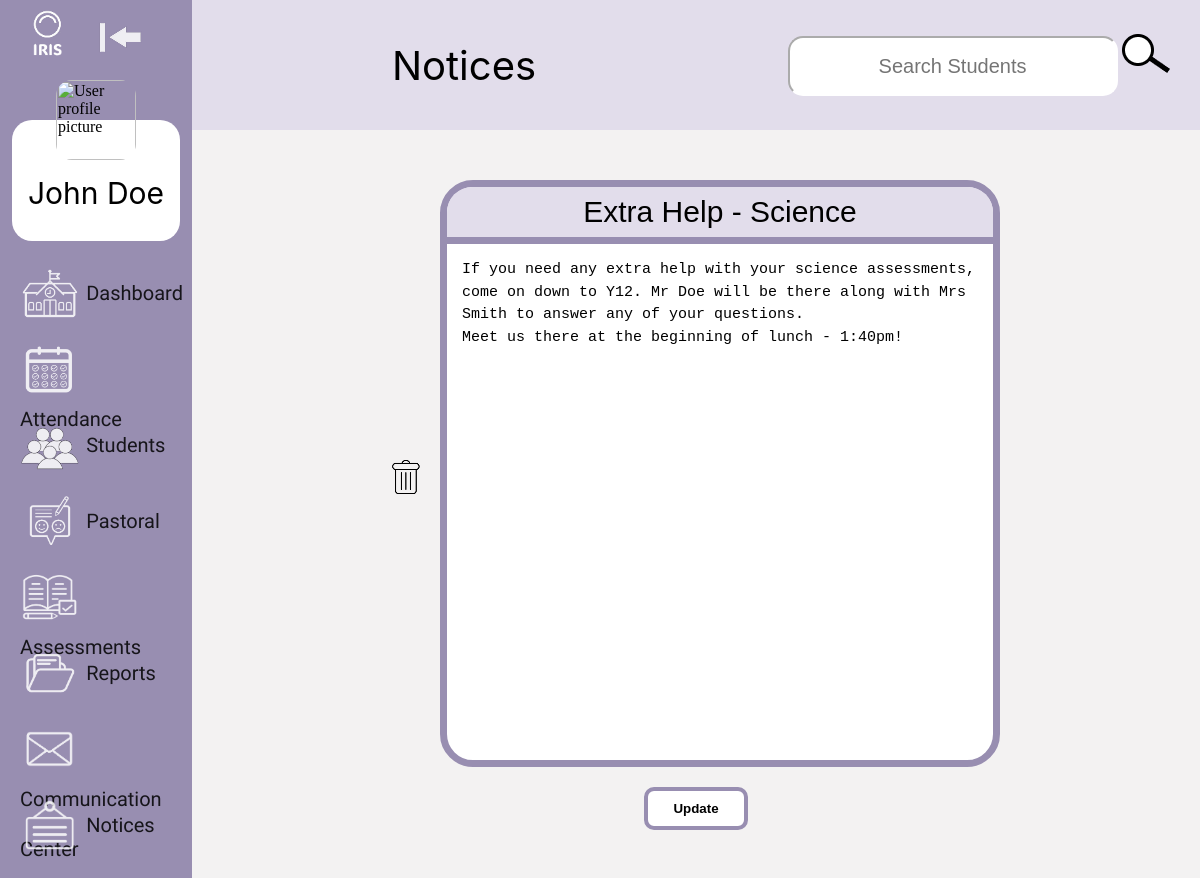
Page /editNotice/3 (signed in) on the committed database.
### website/models.py (models this page shows)
class User(db.Model, UserMixin):
    __tablename__ = 'user'
    id = db.Column(db.Integer, primary_key=True)
    role = db.Column(db.String(20), nullable=False)
    name = db.Column(db.String(50), nullable=False)
    email = db.Column(db.String(120), unique=True, nullable=False)
    password = db.Column(db.String(50))
    gender = db.Column(db.String(15))
    phone_number = db.Column(db.Integer, nullable=True)
    address = db.Column(db.String(255))
    profile = db.Column(db.LargeBinary, nullable=True)
    enrolled_at = db.Column(db.DateTime, default=db.func.current_timestamp())

class notice(db.Model):
    id = db.Column(db.Integer, primary_key=True)
    target = db.Column(db.String(1), nullable=True)
    target_id = db.Column(db.Integer, nullable=True)
    title = db.Column(db.String(50))
    author = db.Column(db.Integer, nullable=True)
    note = db.Column(db.Text, nullable=True)
    created_at = db.Column(db.DateTime, default=datetime.utcnow)

### website/views.py (the view)
@views.route("/editNotice/<int:id>", methods=["GET", "POST"])
def editNotice(id):
    noticeToEdit = notice.query.get(id) #Reading the notice to be edited
    if noticeToEdit.author != current_user.id:
        flash("You are not authorized to edit this notice.", category="error")
        return redirect(url_for("views.viewNotice")) #Takes user back to the notice page
    if request.method == "POST":
        noticeToEdit.title = request.form.get("title")
        noticeToEdit.note = request.form.get("note")
        db.session.commit() #Committing the changes to the database
        return redirect(url_for("views.viewNotice")) #Takes user back to the notice page
    return render_template("editNotice.html", notices=noticeToEdit, user=current_user)

### website/templates/editNotice.html (shortened to what this page needs)
<link rel="stylesheet" href="{{ url_for('static', filename='css/editNotice.css') }}">
{% extends "navBase.html" %}
{% block pageName %}Notices{% endblock %}
{% block content %}
<div class="editNoticeContainer">
    <div class="iconColumn">
        <form method="POST" action="/deleteNotice">
            <button type="submit" class="deleteIcon">
                <img src="{{ url_for('static', filename='images/icons/deleteBin.png') }}" alt="Bin icon">
            </button>
        </form>
    </div>
    <div class="noticeBox">
        <div class="noticeForm">
            <form method="POST" id="formID" action="{{ url_for('views.editNotice', id=notices.id) }}">
                <input class="inputNoticeTitle" id="titleInput" type="text" name="title" value="{{ notices.title }}">
                <textarea class="inputNoticeContent" id="contentInput" name="note">{{ notices.note }}</textarea>
            </form>
        </div>
    </div>
    <div class="buttonContainer">
        <input type="submit" form="formID" class="uploadButton" value="Update">
    </div>
</div>
{% endblock %}

### website/templates/navBase.html (shortened to what this page needs)
<!DOCTYPE html>
<html>
    <head>
        <link rel="stylesheet" href="{{ url_for('static', filename='css/navBase.css') }}">
    </head>
    <body>
        <div class="container">
            <div id="mySideNav" class="sideNav">
                <img class="irisLogo" src="{{ url_for('static', filename='images/icons/whiteIrisLogo.png') }}" alt="IRIS logo">
                <a href="javascript:void(0)" class="navToggleBtn" onclick="toggleNav()"><img src="{{ url_for('static', filename='images/icons/closeNav.png') }}"></a>
                <div class="userProfile">
                    <img class="userProfileImg" src="{{ url_for('views.getProfileImage', user_id=user.id) }}" alt="User profile picture">
                    <div class="userName">{{user.name}}</div>
                </div>
                <a href="/dashboard" class="navItem"><img class="navIcon" src="{{ url_for('static', filename='images/icons/dashboard.png') }}" alt="Dashboard icon">
                    <span>Dashboard</span>
                </a>
                <a href="/attendanceLanding" class="navItem"><img class="navIcon" src="{{ url_for('static', filename='images/icons/attendance.png') }}" alt="Attendance icon">
                    <span>Attendance</span>
                </a>
                <a href="/studentsLanding" class="navItem"><img class="navIcon" src="{{ url_for('static', filename='images/icons/students.png') }}" alt="Students icon">
                    <span>Students</span>
                </a>
                <a href="/pastoralLanding" class="navItem"><img class="navIcon" src="{{ url_for('static', filename='images/icons/pastoral.png') }}" alt="Pastoral icon">
                    <span>Pastoral</span>
                </a>
                <a href="/assessmentsLanding" class="navItem"><img class="navIcon" src="{{ url_for('static', filename='images/icons/markbooks.png') }}" alt="Markbooks icon">
                    <span>Assessments</span>
                </a>
                <a href="/reportsLanding" class="navItem"><img class="navIcon" src="{{ url_for('static', filename='images/icons/reports.png') }}" alt="Reports icon">
                    <span>Reports</span>
                </a>
                <a href="/communication" class="navItem"><img class="navIcon" src="{{ url_for('static', filename='images/icons/communication.png') }}" alt="Communication Center icon">
                    <span>Communication Center</span>
                </a>
                <a href="/notice" class="navItem"><img class="navIcon" src="{{ url_for('static', filename='images/icons/notices.png') }}" alt="Notices icon">
                    <span>Notices</span>
                </a>
            </div>
            <div id="content">
                <div class="topNav">
                    <div class="pageName">{%block pageName %}Nav Base{% endblock %}</div>
                    {% include 'searchStudent.html' %}
                </div>
                <div class="block_content">
                    {% block content %}{% endblock %}
                </div>
            </div>
        </div>
    </body>
</html>

### website/static/css/editNotice.css (style rules this page uses)
.editNoticeContainer { width: auto; display: flex; flex-wrap: wrap; row-gap: 30px; margin: 50px 200px; justify-content: center; gap: 20px; align-items: flex-start; }
.inputNoticeTitle { display: block; width: 100%; font-size: 30px; padding: 8px 0; border-top-left-radius: 25px; border-top-right-radius: 25px; background-color: #E2DDEB; box-sizing: border-box; text-align: center; border: none; border-bottom: #988EB1 solid 7px; margin: 0; }
.noticeForm { height: 100%; background-color: #ffffff; border-bottom-left-radius: 25px; border-bottom-right-radius: 25px; border-top-left-radius: 30px; border-top-right-radius: 30px; margin: 0; padding: 0; }
.inputNoticeContent { width: 100%; height: 500px; font-size: 15px; padding: 15px; border-bottom-left-radius: 25px; border-bottom-right-radius: 25px; box-sizing: border-box; resize: none; overflow-y: auto; line-height: 1.5; border: none; margin: 0; }
.noticeBox { flex: 1; box-sizing: border-box; min-height: 500px; border: #988EB1 solid 7px; border-radius: 33px; background-color: #ffffff; }
.uploadButton { background-color: #ffffff; border: 4px solid #988EB1; border-radius: 10px; padding: 10px 25px; font-weight: bold; cursor: pointer; }
.buttonContainer { flex: 100%; display: flex; justify-content: center; align-items: center; }
.iconColumn { display: flex; flex-direction: column; padding-top: 280px; align-items: center; justify-content: flex-start; }
.deleteIcon { background: none; border: none; padding: 0; cursor: pointer; display: flex; align-items: center; justify-content: center; }

### website/static/css/navBase.css (style rules this page uses)
html, body { margin: 0; padding: 0; height: 100%; width: 100%; }
.container { min-height: 100vh; width: 100vw; margin: 0; padding: 0; background-color: #F3F2F2; display: flex; }
.sideNav { height: 100%; width: 16%; position: fixed; z-index: 1; top: 0; left: 0; background-color: #988EB1; overflow-x: hidden; padding-top: 60px; }
.irisLogo { display: block; height: 55px; width: auto; position: absolute; top: 0; left: 25px; margin-right: 50px; padding-top: 5%; }
.sideNav .navToggleBtn { position: absolute; top: 0px; right: 25px; height: 40px; width: auto; margin-left: 50px; }
.userProfile { height: 200px; width: 100%; display: flex; flex-direction: column; align-items: center; justify-content: center; gap: 10px; position: relative; }
.userProfileImg { height: 80px; width: auto; object-fit: cover; border-radius: 20%; position: relative; z-index: 2; margin-bottom: -50px; }
.userName { display: flex; flex-direction: column; align-items: center; justify-content: center; background-color: #ffffff; padding-top: 55px; padding-bottom: 30px; border-radius: 20px; text-align: center; color: #000000; font-size: 30px; width: 87%; box-sizing: border-box; position: relative; z-index: 1; font-family: 'Inter', sans-serif; }
.sideNav a { padding: 8px 8px 8px 20px; text-decoration: none; font-size: 25px; color: #000000; opacity: 85%; display: block; transition: 0.3s; }
.navItem { display: flex; align-items: center; gap: 10px; justify-content: flex-start; height: 60px; font-family: "Acme", sans-serif; }
.navItem span { font-size: 20px; cursor: pointer; vertical-align: middle; line-height: 50px; }
.navIcon { height: 50px; width: 60px; min-width: 58px; object-fit: contain; vertical-align: middle; }
#content { margin-left: 16%; width: 100%; height: 100vh; display: flex; flex-direction: column; }
.topNav { background-color: #E2DDEB; width: 100%; height: 130px; display: flex; justify-content: space-between; align-items: center; font-family: 'Inter', sans-serif; }
.pageName { padding: 20px; width: 50%; height: auto; text-align: center; font-size: 40px; font-family: 'Inter', sans-serif; }
.block_content { width: 100%; flex: 1; overflow-y: auto; }

### rows in the picture
User: name "John Doe"
notice: title "Extra Help - Science", note "If you need any extra help with your science assessments, come on down to Y12. Mr Doe will be there along with Mrs Smith to answer any of your questions. Meet us there at the beginning of lunch - 1:40pm!"
